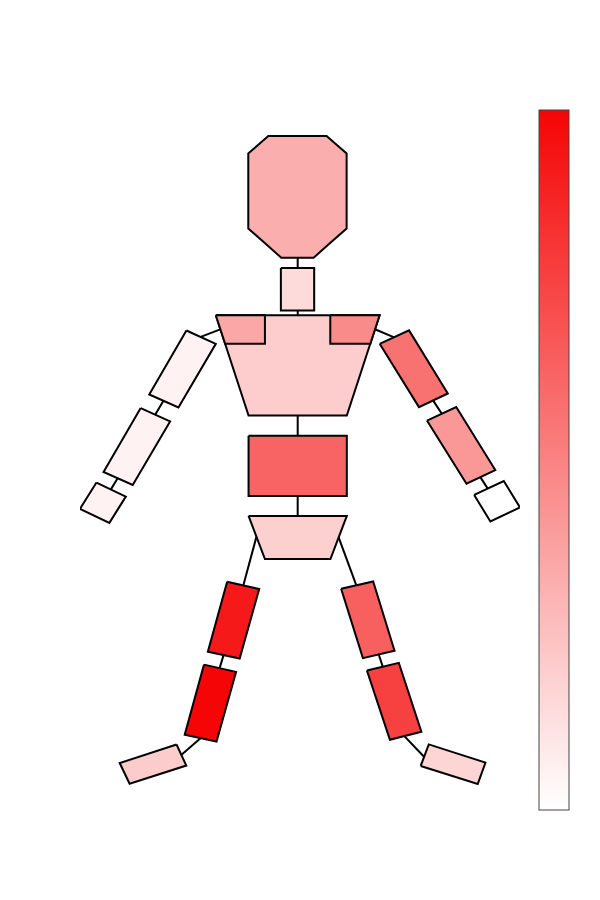
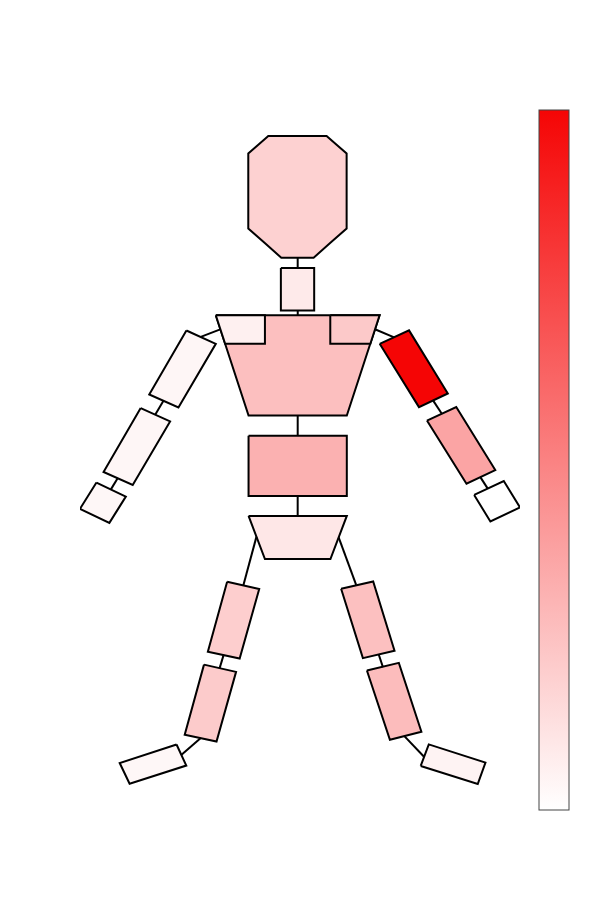

Write notebook code for charts like these, in order.
### Code cell
# Code for color code Plot for Decoder E

white =  (255, 255, 255) # White
whiteColorBar = 'rgb(255, 255, 255)'
darkColor = 'rgb(245,5,5)'
print("Body Heatmap for decoder E x-axis")
# Retrieve and reshape data 
coefficientsModelE_x = modelE_dict['Coeff'][0]
coefficientsModelE_x_reshaped = coefficientsModelE_x.reshape(18,3)

# Sum all coefficients across all rotations and positions for each rigid body and normalise
coefficientsModelE_sumDOF = np.sum(np.abs(coefficientsModelE_x_reshaped),1)
coefficientsModelE_sumDOF = coefficientsModelE_sumDOF / sum(coefficientsModelE_sumDOF)

# Create a list with all rigid bodies in skeleton and set rigid bodies that don't have components to 0
coefficients_E_X = np.zeros((19))
coefficients_E_X[0:12] = coefficientsModelE_sumDOF[0:12]
coefficients_E_X[13:19] = coefficientsModelE_sumDOF[12:18]

# Normalise so the max value is 1
coefficients_E_X = coefficients_E_X/ max(coefficients_E_X)






# Set location and import body parts ( list of names of bodies that coefficients correspond to)
location = '../../BodyGraphics/body.svg'

# Extract shape data from the svg file
elements,points,pathElements,bodyPartMapping = extractShapesFromSVG(location=location,parts=bodyParts)

# Set colours for each coefficient
colours = [get_color_hex(i,white,decoderEColor) for i in coefficients_E_X]


# Draw the object 
drawObject(points,elements,colours,bodyPartMapping,saveGameLocation+"_bodySchematic_decoderE_xAxis.svg",
           lightColor = whiteColorBar, darkColor = decoderEColorbar)
#print(coefficients_E_X)


# Now for y plane


print("Body Heatmap for decoder E y-axis")
# Retrieve and reshape data 
coefficientsModelE_y = modelE_dict['Coeff'][1]
coefficientsModelE_y_reshaped = coefficientsModelE_y.reshape(18,3)

# Sum all coefficients across all rotations and positions for each rigid body and normalise
coefficientsModelE_sumDOF = np.sum(np.abs(coefficientsModelE_y_reshaped),1)
coefficientsModelE_sumDOF = coefficientsModelE_sumDOF / sum(coefficientsModelE_sumDOF)

# Create a list with all rigid bodies in skeleton and set rigid bodies that don't have components to 0
coefficients_E_Y = np.zeros((19))
coefficients_E_Y[0:12] = coefficientsModelE_sumDOF[0:12]
coefficients_E_Y[13:19] = coefficientsModelE_sumDOF[12:18]

# Normalise so the max value is 1
coefficients_E_Y = coefficients_E_Y/ max(coefficients_E_Y)








# Set location and import body parts ( list of names of bodies that coefficients correspond to)
location = '../../BodyGraphics/body.svg'

# Extract shape data from the svg file
elements,points,pathElements,bodyPartMapping = extractShapesFromSVG(location=location,parts=bodyParts)

# Set colours for each coefficient
colours = [get_color_hex(i,white,decoderEColor) for i in coefficients_E_Y]


# Draw the object 
drawObject(points,elements,colours,bodyPartMapping,saveGameLocation+"_bodySchematic_decoderE_yAxis.svg",
        lightColor = whiteColorBar, darkColor = decoderEColorbar)
#print(coefficients_E_X)

### Figure 1 — Plotly figure (JSON) as saved in the notebook; plotly's stock layout.template omitted (floating-point values rounded to 4 significant figures)
{"data": [{"hoverinfo": "none", "marker": {"cmax": 1, "cmin": 0, "colorbar": {"tickvals": [], "title": {"text": ""}}, "colorscale": [[0, "rgb(255, 255, 255)"], [1, "rgb(245,5,5)"]]}, "mode": "markers", "type": "scatter", "x": [null], "y": [null]}, {"fill": "toself", "fillcolor": "#000000", "line": {"color": "#000000", "width": 2}, "mode": "lines", "type": "scatter", "x": [107.5, 110.5, 112.8], "y": [-167.4, -176.5, -184.0]}, {"fill": "toself", "fillcolor": "#fddbdb", "line": {"color": "#000000", "width": 2}, "mode": "lines", "type": "scatter", "x": [89.87, 100.0, 100.0, 89.87, 89.87], "y": [-73.58, -73.58, -88.36, -88.36, -73.58]}, {"fill": "toself", "fillcolor": "#fef2f2", "line": {"color": "#000000", "width": 2}, "mode": "lines", "type": "scatter", "x": [61.03, 70, 58.59, 49.68, 61.03], "y": [-95.35, -100, -122.2, -117.6, -95.35]}, {"fill": "toself", "fillcolor": "#f97272", "line": {"color": "#000000", "width": 2}, "mode": "lines", "type": "scatter", "x": [120.0, 129.0, 140.8, 132.0, 120.0], "y": [-99.98, -95.29, -117.3, -122.0, -99.98]}, {"fill": "toself", "fillcolor": "#fef2f2", "line": {"color": "#000000", "width": 2}, "mode": "lines", "type": "scatter", "x": [47.07, 56.05, 44.64, 35.73, 47.07], "y": [-122.4, -127.0, -149.2, -144.7, -122.4]}, {"fill": "toself", "fillcolor": "#fa9898", "line": {"color": "#000000", "width": 2}, "mode": "lines", "type": "scatter", "x": [134.5, 143.4, 155.3, 146.5, 134.5], "y": [-126.7, -122.0, -144.0, -148.8, -126.7]}, {"fill": "toself", "fillcolor": "#f86363", "line": {"color": "#000000", "width": 2}, "mode": "lines", "type": "scatter", "x": [80, 110, 110, 80, 80], "y": [-132, -132, -153, -153, -132]}, {"fill": "toself", "fillcolor": "#000000", "line": {"color": "#000000", "width": 2}, "mode": "lines", "type": "scatter", "x": [65.41, 71.35, 71.35], "y": [-97.57, -94.95, -94.95]}, {"fill": "toself", "fillcolor": "#000000", "line": {"color": "#000000", "width": 2}, "mode": "lines", "type": "scatter", "x": [124.4, 118.6, 118.6], "y": [-97.73, -94.9, -94.9]}, {"fill": "toself", "fillcolor": "#fdd0d0", "line": {"color": "#000000", "width": 2}, "mode": "lines", "type": "scatter", "x": [80, 85, 105, 110, 80], "y": [-160, -175, -175, -160, -160]}, {"fill": "toself", "fillcolor": "#000000", "line": {"color": "#000000", "width": 2}, "mode": "lines", "type": "scatter", "x": [40.08, 38.92, 37.97], "y": [-146.8, -149.0, -150.7]}, {"fill": "toself", "fillcolor": "#000000", "line": {"color": "#000000", "width": 2}, "mode": "lines", "type": "scatter", "x": [150.7, 152.0, 153.0], "y": [-146.4, -148.6, -150.4]}, {"fill": "toself", "fillcolor": "#000000", "line": {"color": "#000000", "width": 2}, "mode": "lines", "type": "scatter", "x": [95.0, 95.0], "y": [-69.88, -73.68]}, {"fill": "toself", "fillcolor": "#000000", "line": {"color": "#000000", "width": 2}, "mode": "lines", "type": "scatter", "x": [95.01, 95.01], "y": [-88.37, -90.09]}, {"fill": "toself", "fillcolor": "#000000", "line": {"color": "#000000", "width": 2}, "mode": "lines", "type": "scatter", "x": [95.0, 95.0], "y": [-124.7, -132.1]}, {"fill": "toself", "fillcolor": "#000000", "line": {"color": "#000000", "width": 2}, "mode": "lines", "type": "scatter", "x": [136.3, 137.8, 139.0], "y": [-119.6, -122.2, -124.3]}, {"fill": "toself", "fillcolor": "#000000", "line": {"color": "#000000", "width": 2}, "mode": "lines", "type": "scatter", "x": [95.0, 95.0], "y": [-153.0, -160.0]}, {"fill": "toself", "fillcolor": "#000000", "line": {"color": "#000000", "width": 2}, "mode": "lines", "type": "scatter", "x": [54.07, 52.68, 51.54], "y": [-119.8, -122.4, -124.6]}, {"fill": "toself", "fillcolor": "#f86060", "line": {"color": "#000000", "width": 2}, "mode": "lines", "type": "scatter", "x": [108.3, 118.0, 124.6, 114.9, 108.3], "y": [-185.4, -182.8, -207.0, -209.6, -185.4]}, {"fill": "toself", "fillcolor": "#f74040", "line": {"color": "#000000", "width": 2}, "mode": "lines", "type": "scatter", "x": [116.1, 125.9, 132.8, 123.2, 116.1], "y": [-213.9, -211.2, -235.3, -238.0, -213.9]}, {"fill": "toself", "fillcolor": "#000000", "line": {"color": "#000000", "width": 2}, "mode": "lines", "type": "scatter", "x": [82.42, 80.22, 78.4], "y": [-167.2, -176.6, -184.2]}, {"fill": "toself", "fillcolor": "#f51919", "line": {"color": "#000000", "width": 2}, "mode": "lines", "type": "scatter", "x": [73.46, 83.25, 77.29, 67.58, 73.46], "y": [-182.9, -185.4, -209.7, -207.3, -182.9]}, {"fill": "toself", "fillcolor": "#f50505", "line": {"color": "#000000", "width": 2}, "mode": "lines", "type": "scatter", "x": [66.4, 76.19, 70.22, 60.51, 66.4], "y": [-211.8, -214.4, -238.6, -236.2, -211.8]}, {"fill": "toself", "fillcolor": "#000000", "line": {"color": "#000000", "width": 2}, "mode": "lines", "type": "scatter", "x": [72.41, 71.71, 71.13], "y": [-208.3, -211.0, -213.2]}, {"fill": "toself", "fillcolor": "#000000", "line": {"color": "#000000", "width": 2}, "mode": "lines", "type": "scatter", "x": [119.7, 120.4, 121.0], "y": [-208.1, -210.7, -212.7]}, {"fill": "toself", "fillcolor": "#fdd5d5", "line": {"color": "#000000", "width": 2}, "mode": "lines", "type": "scatter", "x": [132.6, 135.0, 152.3, 150.0, 132.6], "y": [-247.1, -239.6, -246.0, -253.4, -247.1]}, {"fill": "toself", "fillcolor": "#000000", "line": {"color": "#000000", "width": 2}, "mode": "lines", "type": "scatter", "x": [127.6, 130.9, 133.6], "y": [-236.8, -240.7, -244.0]}, {"fill": "toself", "fillcolor": "#fccccc", "line": {"color": "#000000", "width": 2}, "mode": "lines", "type": "scatter", "x": [58.02, 60.99, 43.68, 40.66, 58.02], "y": [-239.7, -247.0, -253.3, -246.1, -239.7]}, {"fill": "toself", "fillcolor": "#000000", "line": {"color": "#000000", "width": 2}, "mode": "lines", "type": "scatter", "x": [65.41, 62.13, 59.44], "y": [-237.4, -240.7, -243.3]}, {"fill": "toself", "fillcolor": "#fbaeae", "line": {"color": "#000000", "width": 2}, "mode": "lines", "type": "scatter", "x": [84.96, 79.92, 79.92, 79.92, 82.98, 86.03, 94.93, 103.8, 106.9, 109.9, 109.9, 109.9, 104.9, 99.87, 94.93, 90.0, 84.96], "y": [-64.86, -59.76, -46.7, -33.64, -30.59, -27.53, -27.53, -27.53, -30.59, -33.64, -46.7, -59.76, -64.86, -69.95, -69.95, -69.95, -64.86]}, {"fill": "toself", "fillcolor": "#fef2f2", "line": {"color": "#000000", "width": 2}, "mode": "lines", "type": "scatter", "x": [33.56, 42.53, 37.51, 28.54, 33.56], "y": [-148.3, -153.3, -162.4, -157.5, -148.3]}, {"fill": "toself", "fillcolor": "#fdcdcd", "line": {"color": "#000000", "width": 2}, "mode": "lines", "type": "scatter", "x": [70, 120, 110, 80, 70], "y": [-90, -90, -125, -125, -90]}, {"fill": "toself", "fillcolor": "#fba7a7", "line": {"color": "#000000", "width": 2}, "mode": "lines", "type": "scatter", "x": [70, 85, 85, 72.85, 70], "y": [-90, -90, -100, -100, -90]}, {"fill": "toself", "fillcolor": "#fa8b8b", "line": {"color": "#000000", "width": 2}, "mode": "lines", "type": "scatter", "x": [105.0, 120, 117.2, 105.0, 105.0], "y": [-90, -90, -100, -100, -90]}, {"fill": "toself", "fillcolor": "#ffffff", "line": {"color": "#000000", "width": 2}, "mode": "lines", "type": "scatter", "x": [148.9, 157.9, 162.9, 153.8, 148.9], "y": [-152.7, -147.8, -157.0, -161.9, -152.7]}], "layout": {"height": 900, "showlegend": false, "width": 600, "xaxis": {"showgrid": false, "showline": false, "showticklabels": false, "ticks": "", "zeroline": false}, "yaxis": {"showgrid": false, "showline": false, "showticklabels": false, "ticks": "", "zeroline": false}}}

### Figure 2 — Plotly figure (JSON) as saved in the notebook; plotly's stock layout.template omitted (floating-point values rounded to 4 significant figures)
{"data": [{"hoverinfo": "none", "marker": {"cmax": 1, "cmin": 0, "colorbar": {"tickvals": [], "title": {"text": ""}}, "colorscale": [[0, "rgb(255, 255, 255)"], [1, "rgb(245,5,5)"]]}, "mode": "markers", "type": "scatter", "x": [null], "y": [null]}, {"fill": "toself", "fillcolor": "#000000", "line": {"color": "#000000", "width": 2}, "mode": "lines", "type": "scatter", "x": [107.5, 110.5, 112.8], "y": [-167.4, -176.5, -184.0]}, {"fill": "toself", "fillcolor": "#feeaea", "line": {"color": "#000000", "width": 2}, "mode": "lines", "type": "scatter", "x": [89.87, 100.0, 100.0, 89.87, 89.87], "y": [-73.58, -73.58, -88.36, -88.36, -73.58]}, {"fill": "toself", "fillcolor": "#fef6f6", "line": {"color": "#000000", "width": 2}, "mode": "lines", "type": "scatter", "x": [61.03, 70, 58.59, 49.68, 61.03], "y": [-95.35, -100, -122.2, -117.6, -95.35]}, {"fill": "toself", "fillcolor": "#f50505", "line": {"color": "#000000", "width": 2}, "mode": "lines", "type": "scatter", "x": [120.0, 129.0, 140.8, 132.0, 120.0], "y": [-99.98, -95.29, -117.3, -122.0, -99.98]}, {"fill": "toself", "fillcolor": "#fef6f6", "line": {"color": "#000000", "width": 2}, "mode": "lines", "type": "scatter", "x": [47.07, 56.05, 44.64, 35.73, 47.07], "y": [-122.4, -127.0, -149.2, -144.7, -122.4]}, {"fill": "toself", "fillcolor": "#fba4a4", "line": {"color": "#000000", "width": 2}, "mode": "lines", "type": "scatter", "x": [134.5, 143.4, 155.3, 146.5, 134.5], "y": [-126.7, -122.0, -144.0, -148.8, -126.7]}, {"fill": "toself", "fillcolor": "#fbb1b1", "line": {"color": "#000000", "width": 2}, "mode": "lines", "type": "scatter", "x": [80, 110, 110, 80, 80], "y": [-132, -132, -153, -153, -132]}, {"fill": "toself", "fillcolor": "#000000", "line": {"color": "#000000", "width": 2}, "mode": "lines", "type": "scatter", "x": [65.41, 71.35, 71.35], "y": [-97.57, -94.95, -94.95]}, {"fill": "toself", "fillcolor": "#000000", "line": {"color": "#000000", "width": 2}, "mode": "lines", "type": "scatter", "x": [124.4, 118.6, 118.6], "y": [-97.73, -94.9, -94.9]}, {"fill": "toself", "fillcolor": "#fee7e7", "line": {"color": "#000000", "width": 2}, "mode": "lines", "type": "scatter", "x": [80, 85, 105, 110, 80], "y": [-160, -175, -175, -160, -160]}, {"fill": "toself", "fillcolor": "#000000", "line": {"color": "#000000", "width": 2}, "mode": "lines", "type": "scatter", "x": [40.08, 38.92, 37.97], "y": [-146.8, -149.0, -150.7]}, {"fill": "toself", "fillcolor": "#000000", "line": {"color": "#000000", "width": 2}, "mode": "lines", "type": "scatter", "x": [150.7, 152.0, 153.0], "y": [-146.4, -148.6, -150.4]}, {"fill": "toself", "fillcolor": "#000000", "line": {"color": "#000000", "width": 2}, "mode": "lines", "type": "scatter", "x": [95.0, 95.0], "y": [-69.88, -73.68]}, {"fill": "toself", "fillcolor": "#000000", "line": {"color": "#000000", "width": 2}, "mode": "lines", "type": "scatter", "x": [95.01, 95.01], "y": [-88.37, -90.09]}, {"fill": "toself", "fillcolor": "#000000", "line": {"color": "#000000", "width": 2}, "mode": "lines", "type": "scatter", "x": [95.0, 95.0], "y": [-124.7, -132.1]}, {"fill": "toself", "fillcolor": "#000000", "line": {"color": "#000000", "width": 2}, "mode": "lines", "type": "scatter", "x": [136.3, 137.8, 139.0], "y": [-119.6, -122.2, -124.3]}, {"fill": "toself", "fillcolor": "#000000", "line": {"color": "#000000", "width": 2}, "mode": "lines", "type": "scatter", "x": [95.0, 95.0], "y": [-153.0, -160.0]}, {"fill": "toself", "fillcolor": "#000000", "line": {"color": "#000000", "width": 2}, "mode": "lines", "type": "scatter", "x": [54.07, 52.68, 51.54], "y": [-119.8, -122.4, -124.6]}, {"fill": "toself", "fillcolor": "#fcc0c0", "line": {"color": "#000000", "width": 2}, "mode": "lines", "type": "scatter", "x": [108.3, 118.0, 124.6, 114.9, 108.3], "y": [-185.4, -182.8, -207.0, -209.6, -185.4]}, {"fill": "toself", "fillcolor": "#fcbcbc", "line": {"color": "#000000", "width": 2}, "mode": "lines", "type": "scatter", "x": [116.1, 125.9, 132.8, 123.2, 116.1], "y": [-213.9, -211.2, -235.3, -238.0, -213.9]}, {"fill": "toself", "fillcolor": "#000000", "line": {"color": "#000000", "width": 2}, "mode": "lines", "type": "scatter", "x": [82.42, 80.22, 78.4], "y": [-167.2, -176.6, -184.2]}, {"fill": "toself", "fillcolor": "#fdcece", "line": {"color": "#000000", "width": 2}, "mode": "lines", "type": "scatter", "x": [73.46, 83.25, 77.29, 67.58, 73.46], "y": [-182.9, -185.4, -209.7, -207.3, -182.9]}, {"fill": "toself", "fillcolor": "#fccbcb", "line": {"color": "#000000", "width": 2}, "mode": "lines", "type": "scatter", "x": [66.4, 76.19, 70.22, 60.51, 66.4], "y": [-211.8, -214.4, -238.6, -236.2, -211.8]}, {"fill": "toself", "fillcolor": "#000000", "line": {"color": "#000000", "width": 2}, "mode": "lines", "type": "scatter", "x": [72.41, 71.71, 71.13], "y": [-208.3, -211.0, -213.2]}, {"fill": "toself", "fillcolor": "#000000", "line": {"color": "#000000", "width": 2}, "mode": "lines", "type": "scatter", "x": [119.7, 120.4, 121.0], "y": [-208.1, -210.7, -212.7]}, {"fill": "toself", "fillcolor": "#fef3f3", "line": {"color": "#000000", "width": 2}, "mode": "lines", "type": "scatter", "x": [132.6, 135.0, 152.3, 150.0, 132.6], "y": [-247.1, -239.6, -246.0, -253.4, -247.1]}, {"fill": "toself", "fillcolor": "#000000", "line": {"color": "#000000", "width": 2}, "mode": "lines", "type": "scatter", "x": [127.6, 130.9, 133.6], "y": [-236.8, -240.7, -244.0]}, {"fill": "toself", "fillcolor": "#fef7f7", "line": {"color": "#000000", "width": 2}, "mode": "lines", "type": "scatter", "x": [58.02, 60.99, 43.68, 40.66, 58.02], "y": [-239.7, -247.0, -253.3, -246.1, -239.7]}, {"fill": "toself", "fillcolor": "#000000", "line": {"color": "#000000", "width": 2}, "mode": "lines", "type": "scatter", "x": [65.41, 62.13, 59.44], "y": [-237.4, -240.7, -243.3]}, {"fill": "toself", "fillcolor": "#fdd1d1", "line": {"color": "#000000", "width": 2}, "mode": "lines", "type": "scatter", "x": [84.96, 79.92, 79.92, 79.92, 82.98, 86.03, 94.93, 103.8, 106.9, 109.9, 109.9, 109.9, 104.9, 99.87, 94.93, 90.0, 84.96], "y": [-64.86, -59.76, -46.7, -33.64, -30.59, -27.53, -27.53, -27.53, -30.59, -33.64, -46.7, -59.76, -64.86, -69.95, -69.95, -69.95, -64.86]}, {"fill": "toself", "fillcolor": "#fef7f7", "line": {"color": "#000000", "width": 2}, "mode": "lines", "type": "scatter", "x": [33.56, 42.53, 37.51, 28.54, 33.56], "y": [-148.3, -153.3, -162.4, -157.5, -148.3]}, {"fill": "toself", "fillcolor": "#fcbfbf", "line": {"color": "#000000", "width": 2}, "mode": "lines", "type": "scatter", "x": [70, 120, 110, 80, 70], "y": [-90, -90, -125, -125, -90]}, {"fill": "toself", "fillcolor": "#fef0f0", "line": {"color": "#000000", "width": 2}, "mode": "lines", "type": "scatter", "x": [70, 85, 85, 72.85, 70], "y": [-90, -90, -100, -100, -90]}, {"fill": "toself", "fillcolor": "#fcc9c9", "line": {"color": "#000000", "width": 2}, "mode": "lines", "type": "scatter", "x": [105.0, 120, 117.2, 105.0, 105.0], "y": [-90, -90, -100, -100, -90]}, {"fill": "toself", "fillcolor": "#ffffff", "line": {"color": "#000000", "width": 2}, "mode": "lines", "type": "scatter", "x": [148.9, 157.9, 162.9, 153.8, 148.9], "y": [-152.7, -147.8, -157.0, -161.9, -152.7]}], "layout": {"height": 900, "showlegend": false, "width": 600, "xaxis": {"showgrid": false, "showline": false, "showticklabels": false, "ticks": "", "zeroline": false}, "yaxis": {"showgrid": false, "showline": false, "showticklabels": false, "ticks": "", "zeroline": false}}}
